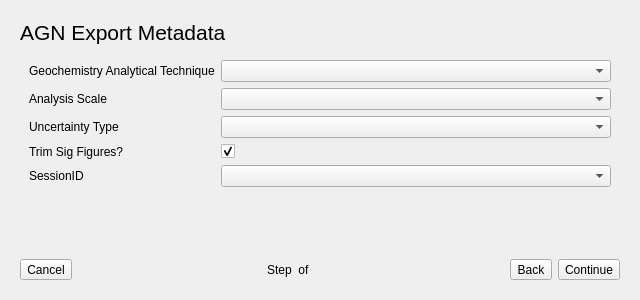
<?xml version="1.0" encoding="UTF-8"?>
<ui version="4.0">
 <class>Form</class>
 <widget class="QWidget" name="Form">
  <property name="geometry">
   <rect>
    <x>0</x>
    <y>0</y>
    <width>640</width>
    <height>300</height>
   </rect>
  </property>
  <property name="sizePolicy">
   <sizepolicy hsizetype="MinimumExpanding" vsizetype="MinimumExpanding">
    <horstretch>0</horstretch>
    <verstretch>0</verstretch>
   </sizepolicy>
  </property>
  <property name="minimumSize">
   <size>
    <width>500</width>
    <height>300</height>
   </size>
  </property>
  <property name="windowTitle">
   <string>Form</string>
  </property>
  <layout class="QVBoxLayout" name="verticalLayout">
   <property name="leftMargin">
    <number>20</number>
   </property>
   <property name="topMargin">
    <number>20</number>
   </property>
   <property name="rightMargin">
    <number>20</number>
   </property>
   <property name="bottomMargin">
    <number>20</number>
   </property>
   <item>
    <widget class="QLabel" name="topLabel">
     <property name="font">
      <font>
       <pointsize>16</pointsize>
      </font>
     </property>
     <property name="text">
      <string>AGN Export Metadata</string>
     </property>
     <property name="scaledContents">
      <bool>false</bool>
     </property>
    </widget>
   </item>
   <item>
    <widget class="QStackedWidget" name="stackedWidget">
     <property name="currentIndex">
      <number>1</number>
     </property>
     <widget class="QWidget" name="userPage">
      <layout class="QVBoxLayout" name="verticalLayout_2">
       <item>
        <layout class="QFormLayout" name="formLayout">
         <item row="0" column="0">
          <widget class="QLabel" name="userLabel">
           <property name="text">
            <string>User</string>
           </property>
          </widget>
         </item>
         <item row="0" column="1">
          <widget class="QComboBox" name="userComboBox"/>
         </item>
         <item row="1" column="0">
          <widget class="QLabel" name="labLabel">
           <property name="text">
            <string>Laboratory</string>
           </property>
          </widget>
         </item>
         <item row="1" column="1">
          <widget class="QLineEdit" name="labLineEdit"/>
         </item>
         <item row="3" column="0">
          <widget class="QLabel" name="fundingLabel">
           <property name="text">
            <string>Funding</string>
           </property>
          </widget>
         </item>
         <item row="3" column="1">
          <widget class="QLineEdit" name="fundingLineEdit"/>
         </item>
         <item row="2" column="0">
          <widget class="QLabel" name="litLabel">
           <property name="text">
            <string>Associated Literature</string>
           </property>
          </widget>
         </item>
         <item row="2" column="1">
          <widget class="QLineEdit" name="litLineEdit"/>
         </item>
        </layout>
       </item>
      </layout>
     </widget>
     <widget class="QWidget" name="analysisPage">
      <layout class="QVBoxLayout" name="verticalLayout_3">
       <item>
        <layout class="QFormLayout" name="formLayout_2">
         <item row="0" column="0">
          <widget class="QLabel" name="techniqueLabel">
           <property name="text">
            <string>Geochemistry Analytical Technique</string>
           </property>
          </widget>
         </item>
         <item row="0" column="1">
          <widget class="QComboBox" name="techniqueComboBox"/>
         </item>
         <item row="1" column="0">
          <widget class="QLabel" name="scaleLabel">
           <property name="text">
            <string>Analysis Scale</string>
           </property>
          </widget>
         </item>
         <item row="1" column="1">
          <widget class="QComboBox" name="scaleComboBox"/>
         </item>
         <item row="2" column="0">
          <widget class="QLabel" name="uncertaintyTypeLabel">
           <property name="text">
            <string>Uncertainty Type</string>
           </property>
          </widget>
         </item>
         <item row="2" column="1">
          <widget class="QComboBox" name="uncertaintyTypeComboBox"/>
         </item>
         <item row="3" column="0">
          <widget class="QLabel" name="trimSigFiguresLabel">
           <property name="text">
            <string>Trim Sig Figures?</string>
           </property>
          </widget>
         </item>
         <item row="3" column="1">
          <widget class="QCheckBox" name="trimSigFigsCheckBox">
           <property name="checked">
            <bool>true</bool>
           </property>
          </widget>
         </item>
         <item row="4" column="0">
          <widget class="QLabel" name="sessionIDLabel">
           <property name="text">
            <string>SessionID</string>
           </property>
          </widget>
         </item>
         <item row="4" column="1">
          <widget class="QComboBox" name="sessionIDComboBox"/>
         </item>
        </layout>
       </item>
      </layout>
     </widget>
     <widget class="QWidget" name="groupsPage">
      <layout class="QVBoxLayout" name="verticalLayout_4">
       <item>
        <widget class="QLabel" name="label">
         <property name="text">
          <string>Select groups to export.   Primary Reference Material should NOT be selected.</string>
         </property>
        </widget>
       </item>
       <item>
        <widget class="QTableWidget" name="groupsTableWidget"/>
       </item>
      </layout>
     </widget>
     <widget class="QWidget" name="duplicatesPage">
      <layout class="QVBoxLayout" name="verticalLayout_5">
       <item>
        <widget class="QLabel" name="duplicatesLabel">
         <property name="text">
          <string>There is more than one channel for the following elements.   Please select just ONE channel per element.</string>
         </property>
         <property name="wordWrap">
          <bool>true</bool>
         </property>
        </widget>
       </item>
       <item>
        <widget class="QTableWidget" name="duplicatesTableWidget"/>
       </item>
      </layout>
     </widget>
    </widget>
   </item>
   <item>
    <layout class="QHBoxLayout" name="buttonHLayout">
     <item>
      <widget class="QToolButton" name="cancelButton">
       <property name="text">
        <string>Cancel</string>
       </property>
      </widget>
     </item>
     <item>
      <spacer name="horizontalSpacer_2">
       <property name="orientation">
        <enum>Qt::Horizontal</enum>
       </property>
       <property name="sizeHint" stdset="0">
        <size>
         <width>40</width>
         <height>20</height>
        </size>
       </property>
      </spacer>
     </item>
     <item>
      <widget class="QLabel" name="stepLabel">
       <property name="text">
        <string>Step  of  </string>
       </property>
      </widget>
     </item>
     <item>
      <spacer name="horizontalSpacer">
       <property name="orientation">
        <enum>Qt::Horizontal</enum>
       </property>
       <property name="sizeHint" stdset="0">
        <size>
         <width>40</width>
         <height>20</height>
        </size>
       </property>
      </spacer>
     </item>
     <item>
      <widget class="QToolButton" name="backButton">
       <property name="text">
        <string>Back</string>
       </property>
      </widget>
     </item>
     <item>
      <widget class="QToolButton" name="continueButton">
       <property name="text">
        <string>Continue</string>
       </property>
      </widget>
     </item>
    </layout>
   </item>
  </layout>
 </widget>
 <resources/>
 <connections/>
</ui>
